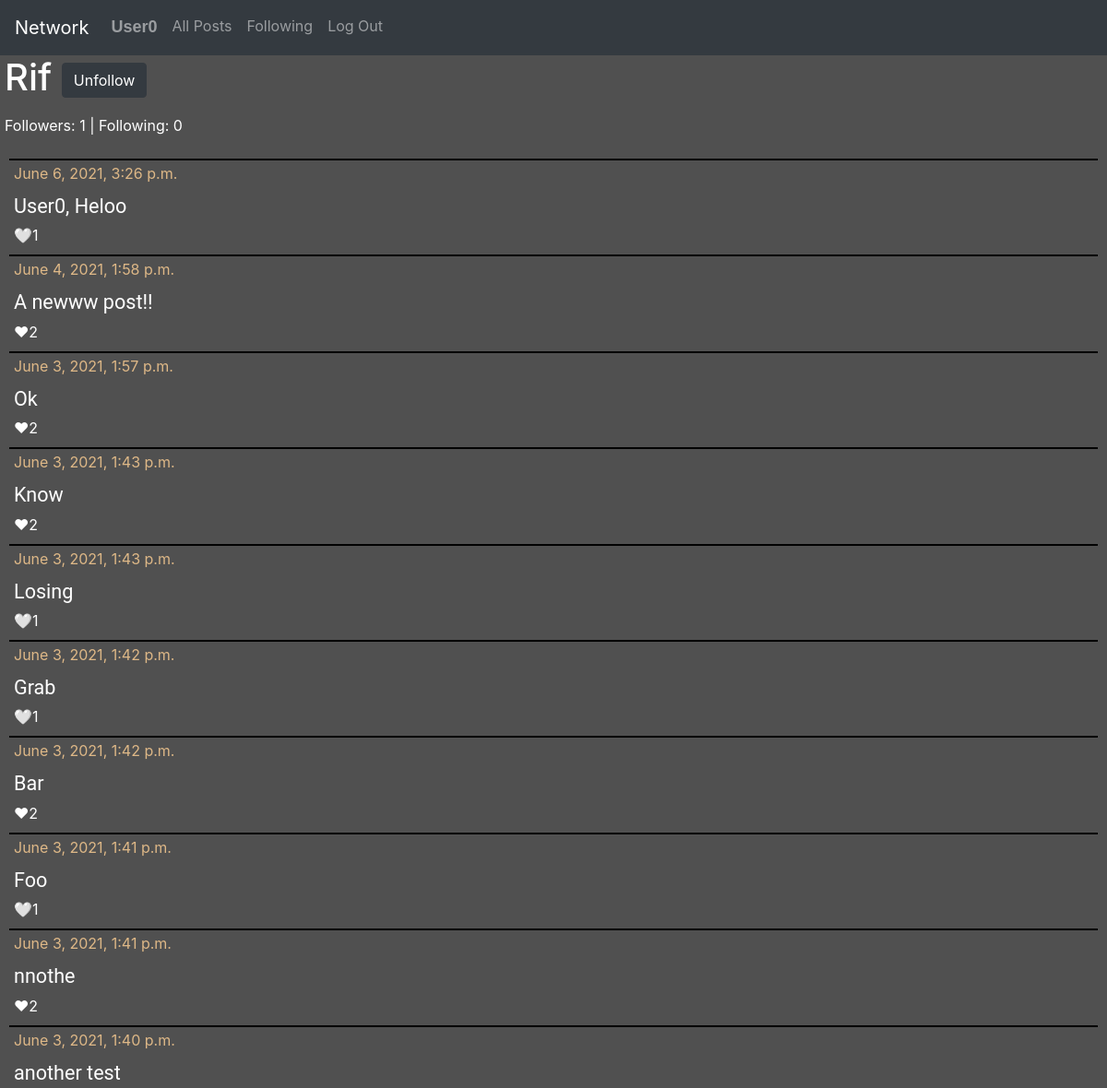
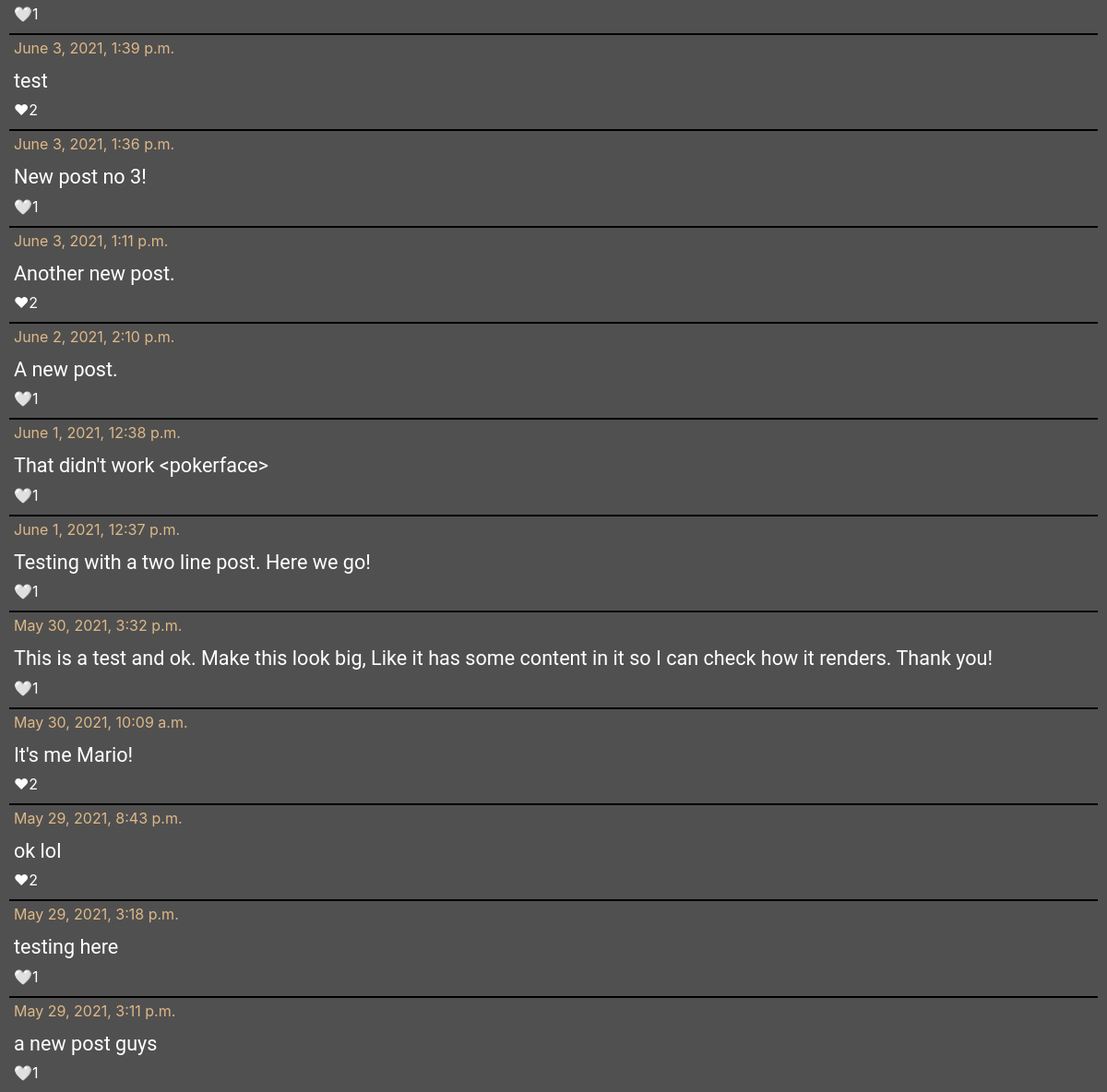
The page /user/2 (signed in) on the database its author committed (2 pictures, top to bottom).
### network/models.py (models this page shows, shortened)
class User(AbstractUser):
    pass

class Posts(models.Model):
    content = models.TextField(blank=False)
    user = models.ForeignKey(User, on_delete=models.CASCADE, related_name="user_posts")
    like = models.IntegerField(default=0)
    time = models.DateTimeField(auto_now_add=True)

### network/views.py (the view, shortened to what this page needs)
# urls.py: path("user/<int:user_id>", views.view_user, name="user-posts")
@csrf_exempt
def view_user(request, user_id):
    usr_ = User.objects.get(pk=user_id)
    posts = usr_.user_posts.all().order_by("-time")
    liked_posts = []
    for post in posts:
        for p in post.liked_usr.all():
            for usr in p.liked_users.all():
                if usr == request.user:
                    liked_posts.append(post.id)
    followers = usr_.follows.first().followers.all()
    f = "Follow"
    if request.user in followers:
        f = "Unfollow"
    followings = usr_.follows.first().followed_users.all()
    return render(request, "network/user.html", {
        "posts": posts,
        "liked_posts": liked_posts,
        "usr": usr_,
        "followers": len(followers),
        "followings": len(followings),
        "btnText": f
    })

### network/templates/network/user.html
{% extends "network/layout.html" %}
{% load static %}
{% block body %}
    <label id="user-head"><h1>{{ usr }}
        {% if request.user.is_authenticated and request.user != usr %}
            <label>
            <button onclick="follow('{{ usr.id }}');" class="btn btn-dark" id="follow-btn">{{ btnText }}</button>
            </label>
            {% endif %}
        </h1>
        <p id="follow-data">Followers: {{ followers }} | Following: {{ followings }}</p>
    </label>
    <div id="all_posts">
        <div id="posts">
            {% for post in posts %}
                <div class="post-item">
                    <label class="post-content">
                        <label class="time-data">{{ post.time }}</label>
                        <br/>
                        <p class="post-text">{{ post.content }}</p>
                        {% if post.id in liked_posts %}
                            <div id="like-btn-{{ post.id }}">
                                <a class="like-btn" onclick="like_post('{{ post.id }}');">
                                    ❤<label class="bi-heart" id="like-no-{{ post.id }}">{{ post.like }}</label>
                                </a>
                            </div>
                        {% else %}
                            <div id="like-btn-{{ post.id }}">
                                <a class="like-btn" onclick="like_post('{{ post.id }}');">
                                    🤍<label class="bi-heart" id="like-no-{{ post.id }}">{{ post.like }}</label>
                                </a>
                            </div>
                        {% endif %}
                    </label>
                </div>
            {% endfor %}
        </div>
    </div>
{% endblock %}

### network/templates/network/layout.html (shortened to what this page needs)
{% load static %}
<!DOCTYPE html>
<html lang="en">
    <head>
        <link rel="stylesheet" href="https://stackpath.bootstrapcdn.com/bootstrap/4.4.1/css/bootstrap.min.css">
        <link href="{% static 'network/styles.css' %}" rel="stylesheet">
    </head>
    <body>
        <nav class="navbar navbar-expand-lg navbar-dark bg-dark" id="bar">
            <a class="navbar-brand" href="#">Network</a>
            <div>
              <ul class="navbar-nav mr-auto">
                {% if user.is_authenticated %}
                    <li class="nav-item">
                        <a class="nav-link post-user" href="{% url 'user-posts' user.id %}"><strong>{{ user.username }}</strong></a>
                    </li>
                {% endif %}
                <li class="nav-item">
                  <a class="nav-link" href="{% url 'index' %}">All Posts</a>
                </li>
                {% if user.is_authenticated %}
                    <li class="nav-item">
                        <a class="nav-link" href="{% url 'following' %}">Following</a>
                    </li>
                    <li class="nav-item">
                        <a class="nav-link" href="{% url 'logout' %}">Log Out</a>
                    </li>
                {% endif %}
              </ul>
            </div>
          </nav>
        <div class="body">
            {% block body %}
            {% endblock %}
        </div>
    </body>
</html>

### network/static/network/styles.css (style rules this page uses)
body { background-color: #505050; color: black; }
#bar { color: gray; }
#posts { margin-left: 10px; margin-right: 10px; }
.post-item { border-top: 2px solid black; font-size: large; }
.post-content { color: white; margin-left: 5px; margin-bottom: 1px; }
.time-data { color: burlywood; font-size: medium; }
.like-btn { fill: red; font-size: medium; }
.post-text { font-family: Roboto; font-size: larger; margin-bottom: 1px; }
.post-user { color: white; font-family: Verdana, Geneva, Tahoma, sans-serif; text-transform: capitalize; font-size: large; margin-bottom: 1px; }
#user-head { text-transform: capitalize; margin-left: 5px; color: white; }
#follow-data { font-size: medium; }

### rows shown on the page
User: username "User0"
User: username "Rif"
Posts: time "June 6, 2021, 3:26 p.m.", content "User0, Heloo", like "1"
Posts: time "June 4, 2021, 1:58 p.m.", content "A newww post!!", like "2"
Posts: time "June 3, 2021, 1:57 p.m.", content "Ok", like "2"
Posts: time "June 3, 2021, 1:43 p.m.", content "Know", like "2"
Posts: time "June 3, 2021, 1:43 p.m.", content "Losing", like "1"
Posts: time "June 3, 2021, 1:42 p.m.", content "Grab", like "1"
Posts: time "June 3, 2021, 1:42 p.m.", content "Bar", like "2"
Posts: time "June 3, 2021, 1:41 p.m.", content "Foo", like "1"
Posts: time "June 3, 2021, 1:41 p.m.", content "nnothe", like "2"
Posts: time "June 3, 2021, 1:40 p.m.", content "another test", like "1"
Posts: time "June 3, 2021, 1:39 p.m.", content "test", like "2"
Posts: time "June 3, 2021, 1:36 p.m.", content "New post no 3!", like "1"
Posts: time "June 3, 2021, 1:11 p.m.", content "Another new post.", like "2"
Posts: time "June 2, 2021, 2:10 p.m.", content "A new post.", like "1"
Posts: time "June 1, 2021, 12:38 p.m.", content "That didn't work <pokerface>", like "1"
Posts: time "June 1, 2021, 12:37 p.m.", content "Testing with a two line post. Here we go!", like "1"
Posts: time "May 30, 2021, 3:32 p.m.", content "This is a test and ok. Make this look big, Like it has some content in it so I can check how it renders. Thank you!", like "1"
Posts: time "May 30, 2021, 10:09 a.m.", content "It's me Mario!", like "2"
Posts: time "May 29, 2021, 8:43 p.m.", content "ok lol", like "2"
Posts: time "May 29, 2021, 3:18 p.m.", content "testing here", like "1"
Posts: time "May 29, 2021, 3:11 p.m.", content "a new post guys", like "1"

### other values the page prints
{{ btnText }} "Unfollow"
{{ followers }} "1"
{{ followings }} "0"
